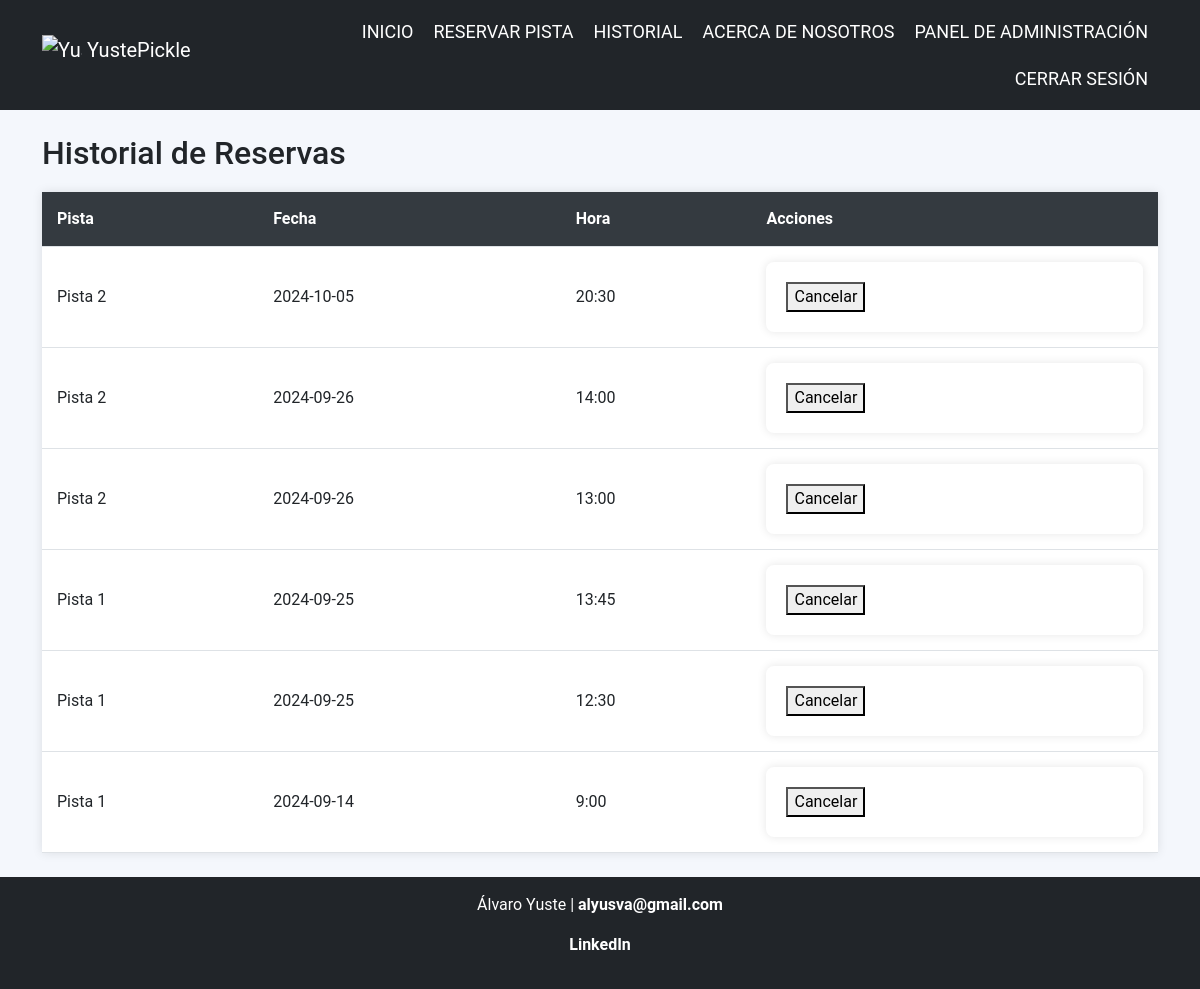
Screenshot of /history (signed in) with the database file from the repository.
### tables this page shows
CREATE TABLE reservations (
    id INTEGER PRIMARY KEY AUTOINCREMENT,
    user_id INTEGER NOT NULL,
    court_id INTEGER NOT NULL,
    reservation_time TIMESTAMP NOT NULL DEFAULT CURRENT_TIMESTAMP, date TEXT, time TEXT,
    FOREIGN KEY (user_id) REFERENCES users(id),
    FOREIGN KEY (court_id) REFERENCES courts(id)
);

CREATE TABLE courts (
    id INTEGER PRIMARY KEY AUTOINCREMENT,
    court_name TEXT NOT NULL,
    available_from TIME NOT NULL,
    available_to TIME NOT NULL
);

### app.py (the view)
@app.route("/history")
@login_required
def history():
    user_id = session["user_id"]
    reservations = db.execute("""
        SELECT reservations.id, courts.court_name, reservations.date, reservations.time
        FROM reservations
        JOIN courts ON reservations.court_id = courts.id
        WHERE reservations.user_id = ?
        ORDER BY reservations.date DESC, reservations.time DESC
    """, user_id)
    return render_template("history.html", reservations=reservations)

### app.py (called while the page is built)
@app.after_request
def after_request(response):
    response.headers["Cache-Control"] = "no-cache, no-store, must-revalidate"
    response.headers["Expires"] = 0
    response.headers["Pragma"] = "no-cache"
    return response

### helpers.py (called while the page is built)
def login_required(f):
    @wraps(f)
    def decorated_function(*args, **kwargs):
        if session.get("user_id") is None:
            return redirect("/login")
        return f(*args, **kwargs)
    return decorated_function

### templates/history.html (shortened to what this page needs)
{% extends "layout.html" %}
{% block content %}
    <h2>Historial de Reservas</h2>
    {% if reservations %}
    <table>
        <thead>
            <tr>
                <th>Pista</th>
                <th>Fecha</th>
                <th>Hora</th>
                <th>Acciones</th>
            </tr>
        </thead>
        <tbody>
            {% for reservation in reservations %}
            <tr>
                <td>{{ reservation.court_name }}</td>
                <td>{{ reservation.date }}</td>
                <td>{{ reservation.time }}</td>
                <td>
                    <form action="/delete_reservation_user" method="post">
                        <button type="submit">Cancelar</button>
                    </form>
                </td>
            </tr>
            {% endfor %}
        </tbody>
    </table>
    {% else %}
    <p>No has hecho ninguna reserva aún.</p>
    {% endif %}
{% endblock %}

### templates/layout.html (shortened to what this page needs)
<!DOCTYPE html>
<html lang="es">
<head>
    <link href="https://cdn.jsdelivr.net/npm/bootstrap@5.3.0-alpha1/dist/css/bootstrap.min.css" rel="stylesheet">
    <link href="{{ url_for('static', filename='styles.css') }}" rel="stylesheet">
</head>
<body>
    <nav class="navbar navbar-expand-lg navbar-dark bg-dark">
        <div class="container">
            <a class="navbar-brand" href="/">
                <img src="{{ url_for('static', filename='logo.webp') }}" alt="YustePickle Logo" width="40" height="40" class="d-inline-block align-top">
                YustePickle
            </a>
            <ul class="nav justify-content-end">
                <li class="nav-item"><a href="/" class="nav-link text-white">Inicio</a></li>
                <li class="nav-item"><a href="/reservations" class="nav-link text-white">Reservar Pista</a></li>
                <li class="nav-item"><a href="/history" class="nav-link text-white">Historial</a></li>
                <li class="nav-item"><a href="/about" class="nav-link text-white">Acerca de Nosotros</a></li>
                {% if session["user_id"] %}
                    {% if session["role"] == "admin" %}
                        <li class="nav-item"><a href="/admin" class="nav-link text-white">Panel de Administración</a></li>
                    {% endif %}
                {% endif %}
                <li class="nav-item"><a href="/logout" class="nav-link text-white">Cerrar Sesión</a></li>
            </ul>
        </div>
    </nav>
    <div class="container my-4">
        {% block content %}{% endblock %}
    </div>
    <footer class="bg-dark text-white text-center py-3">
        <p>Álvaro Yuste | <a href="mailto:alyusva@gmail.com" class="text-white">alyusva@gmail.com</a></p>
        <p><a href="https://www.linkedin.com/in/álvaro-yuste-valles-499a30b3" class="text-white" target="_blank">LinkedIn</a></p>
    </footer>
</body>
</html>

### static/styles.css (style rules this page uses)
body { background-color: #f4f7fc; font-family: 'Roboto', sans-serif; }
nav { background-color: #343a40; }
nav .nav-link { font-size: 18px; text-transform: uppercase; padding: 10px; }
form { background-color: white; padding: 20px; border-radius: 8px; box-shadow: 0 0 10px rgba(0, 0, 0, 0.1); }
table { width: 100%; margin-top: 20px; background-color: white; box-shadow: 0 0 10px rgba(0, 0, 0, 0.1); border-collapse: collapse; }
table th, table td { padding: 15px; text-align: left; border-bottom: 1px solid #dee2e6; }
table th { background-color: #343a40; color: white; }
footer { background-color: #343a40; color: white; padding: 20px 0; position: relative; width: 100%; bottom: 0; }
footer a { color: white; text-decoration: none; font-weight: bold; }

### rows the page displays
reservations: court_name "Pista 2", date "2024-10-05", time "20:30"
reservations: court_name "Pista 2", date "2024-09-26", time "14:00"
reservations: court_name "Pista 2", date "2024-09-26", time "13:00"
reservations: court_name "Pista 1", date "2024-09-25", time "13:45"
reservations: court_name "Pista 1", date "2024-09-25", time "12:30"
reservations: court_name "Pista 1", date "2024-09-14", time "9:00"
